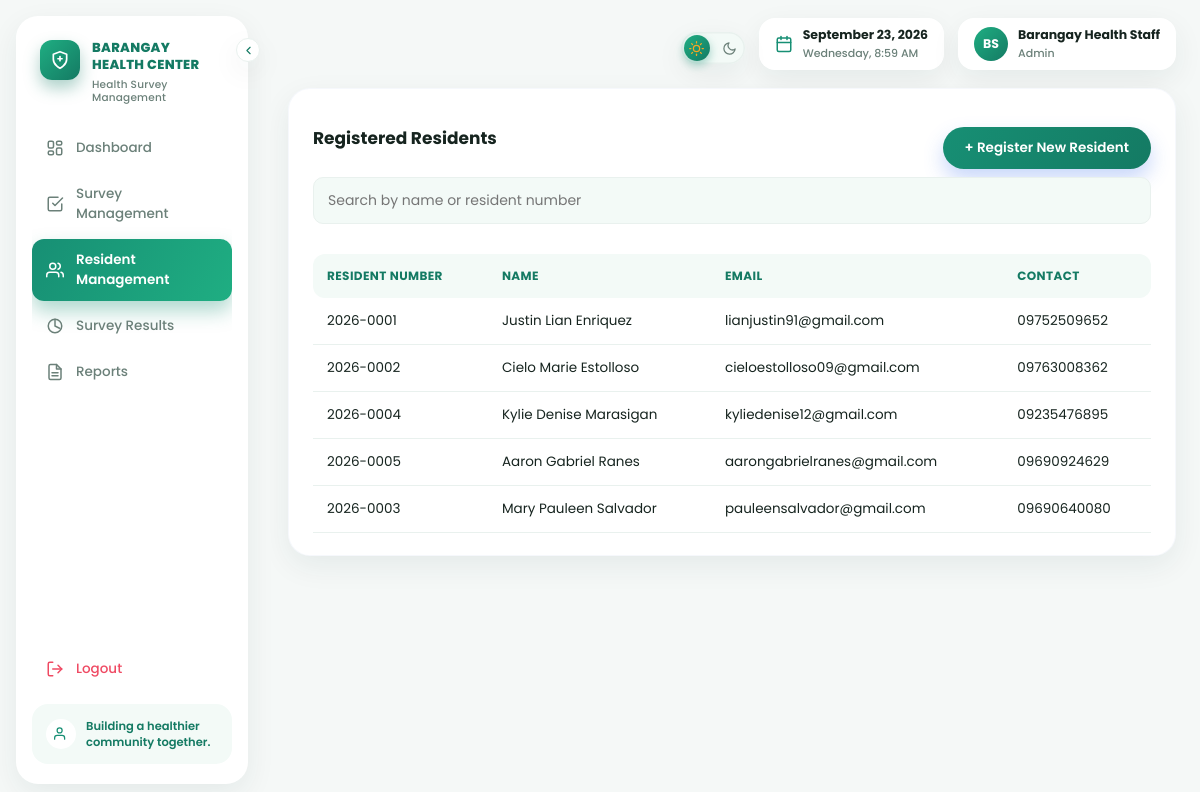
The app's page /staff/resident_management.php (signed in) with its own data.
### tables this page shows
CREATE TABLE residents (
    resident_id INT AUTO_INCREMENT PRIMARY KEY,
    resident_number VARCHAR(20) NOT NULL UNIQUE,
    first_name VARCHAR(50) NOT NULL,
    last_name VARCHAR(50) NOT NULL,
    email VARCHAR(100),
    contact_number VARCHAR(20),
    address VARCHAR(150),
    password VARCHAR(255) NOT NULL,
    is_first_login TINYINT(1) NOT NULL DEFAULT 1,
    created_at TIMESTAMP DEFAULT CURRENT_TIMESTAMP
);

### includes/functions.php (called while the page is built, shortened)
<?php
function e($string) {
    return htmlspecialchars($string ?? "", ENT_QUOTES, "UTF-8");
}
?>

### staff/resident_management.php (the view, shortened to what this page needs)
<?php
require_once __DIR__ . "/../includes/functions.php";
$search = isset($_GET["search"]) ? trim($_GET["search"]) : "";
if ($search !== "") {
    $like = "%" . $search . "%";
    $stmt = $conn->prepare("SELECT resident_id, resident_number, first_name, last_name, email, contact_number FROM residents WHERE resident_number LIKE ? OR first_name LIKE ? OR last_name LIKE ? ORDER BY last_name");
    $stmt->bind_param("sss", $like, $like, $like);
    $stmt->execute();
    $residents = $stmt->get_result();
} else {
    $residents = $conn->query("SELECT resident_id, resident_number, first_name, last_name, email, contact_number FROM residents ORDER BY last_name");
}
?>
<!DOCTYPE html>
<html lang="en">
<head>
<link rel="stylesheet" href="../assets/css/style.css">
</head>
<body>
<?php include __DIR__ . "/../includes/staff_nav.php"; ?>
<div class="container">
<?php include __DIR__ . "/../includes/staff_topbar.php"; ?>
    <div class="card card-resident">
        <div style="display:flex; justify-content:space-between; align-items:center;">
            <h2>Registered Residents</h2>
            <a class="btn" href="register.php">+ Register New Resident</a>
        </div>
        <form method="GET" style="margin-bottom:16px;">
            <input type="text" name="search" placeholder="Search by name or resident number" value="<?= e($search) ?>">
        </form>
        <div class="table-scroll">
        <table>
            <tr><th>Resident Number</th><th>Name</th><th>Email</th><th>Contact</th></tr>
            <?php while ($r = $residents->fetch_assoc()): ?>
            <tr>
                <td><?= e($r["resident_number"]) ?></td>
                <td><?= e($r["first_name"] . " " . $r["last_name"]) ?></td>
                <td><?= e($r["email"]) ?></td>
                <td><?= e($r["contact_number"]) ?></td>
            </tr>
            <?php endwhile; ?>
        </table>
        </div>
    </div>
</div>
</body>
</html>

### includes/staff_nav.php (shortened to what this page needs)
<?php
$current_page = basename($_SERVER["PHP_SELF"]);
function nav_active($page, $current_page) {
    return $page === $current_page ? " active" : "";
}
?>
<div class="sidebar<?= isset($no_print_nav) && $no_print_nav ? " no-print" : "" ?>">
    <button type="button" class="sidebar-toggle" id="sidebarToggle" onclick="toggleSidebar()" aria-label="Collapse sidebar" title="Collapse sidebar">
        <svg viewBox="0 0 24 24" fill="none" stroke="currentColor" stroke-width="2" stroke-linecap="round" stroke-linejoin="round"><polyline points="15 18 9 12 15 6"/></svg>
    </button>
    <div class="sidebar-brand">
        <span class="logo-badge">
            <svg viewBox="0 0 24 24" fill="none" stroke="currentColor" stroke-width="2" stroke-linecap="round" stroke-linejoin="round"><path d="M12 22s8-4 8-11V5l-8-3-8 3v6c0 7 8 11 8 11z"/><path d="M12 8v5"/><path d="M9.5 10.5h5"/></svg>
        </span>
        <span class="sidebar-brand-text label">
            BARANGAY<br>HEALTH CENTER
            <small>Health Survey Management</small>
        </span>
    </div>
    <nav class="sidebar-links">
        <a class="<?= trim(nav_active("dashboard.php", $current_page)) ?>" href="dashboard.php" title="Dashboard">
            <span class="ic"></span>
            <span class="label">Dashboard</span>
        </a>
        <a class="<?= trim(nav_active("survey_management.php", $current_page) . " " . nav_active("survey_add.php", $current_page) . " " . nav_active("survey_edit.php", $current_page)) . " " . nav_active("question_management.php", $current_page)?>" href="survey_management.php" title="Survey Management">
            <span class="ic"><svg viewBox="0 0 24 24" fill="none" stroke="currentColor" stroke-width="2" stroke-linecap="round" stroke-linejoin="round"><path d="M9 11l3 3L22 4"/><path d="M21 12v7a2 2 0 0 1-2 2H5a2 2 0 0 1-2-2V5a2 2 0 0 1 2-2h11"/></svg></span>
            <span class="label">Survey Management</span>
        </a>
        <a class="<?= trim(nav_active("resident_management.php", $current_page) . nav_active("register.php", $current_page)) ?>" href="resident_management.php" title="Resident Management">
            <span class="ic"><svg viewBox="0 0 24 24" fill="none" stroke="currentColor" stroke-width="2" stroke-linecap="round" stroke-linejoin="round"><path d="M17 21v-2a4 4 0 0 0-4-4H5a4 4 0 0 0-4 4v2"/><circle cx="9" cy="7" r="4"/><path d="M23 21v-2a4 4 0 0 0-3-3.87"/><path d="M16 3.13a4 4 0 0 1 0 7.75"/></svg></span>
            <span class="label">Resident Management</span>
        </a>
        <a class="<?= trim(nav_active("results.php", $current_page)) ?>" href="results.php" title="Survey Results">
            <span class="ic"><svg viewBox="0 0 24 24" fill="none" stroke="currentColor" stroke-width="2" stroke-linecap="round" stroke-linejoin="round"><circle cx="12" cy="12" r="9"/><path d="M12 3v9l6 3"/></svg></span>
            <span class="label">Survey Results</span>
        </a>
        <a class="<?= trim(nav_active("reports.php", $current_page)) ?>" href="reports.php" title="Reports">
            <span class="ic"><svg viewBox="0 0 24 24" fill="none" stroke="currentColor" stroke-width="2" stroke-linecap="round" stroke-linejoin="round"><path d="M14 2H6a2 2 0 0 0-2 2v16a2 2 0 0 0 2 2h12a2 2 0 0 0 2-2V8z"/><polyline points="14 2 14 8 20 8"/><line x1="16" y1="13" x2="8" y2="13"/><line x1="16" y1="17" x2="8" y2="17"/></svg></span>
            <span class="label">Reports</span>
        </a>
    </nav>
    <a class="logout-link" href="logout.php" title="Logout">
        <span class="ic"><svg viewBox="0 0 24 24" fill="none" stroke="currentColor" stroke-width="2" stroke-linecap="round" stroke-linejoin="round"><path d="M9 21H5a2 2 0 0 1-2-2V5a2 2 0 0 1 2-2h4"/><polyline points="16 17 21 12 16 7"/><line x1="21" y1="12" x2="9" y2="12"/></svg></span>
        <span class="label">Logout</span>
    </a>
    <div class="sidebar-footer">
        <span class="sidebar-footer-ic">
            <svg viewBox="0 0 24 24" fill="none" stroke="currentColor" stroke-width="2" stroke-linecap="round" stroke-linejoin="round"><path d="M17 21v-2a4 4 0 0 0-4-4H5a4 4 0 0 0-4 4v2"/><circle cx="9" cy="7" r="4"/></svg>
        </span>
        <span class="label">Building a healthier<br>community together.</span>
    </div>
</div>

### includes/staff_topbar.php (shortened to what this page needs)
<?php
$staff_initials = "S";
if (isset($_SESSION["staff_name"])) {
    $parts = preg_split('/\s+/', trim($_SESSION["staff_name"]));
    $staff_initials = strtoupper(substr($parts[0], 0, 1) . (count($parts) > 1 ? substr(end($parts), 0, 1) : ""));
}
?>
<div class="topbar no-print">
    <div class="topbar-right">
        <button type="button" class="theme-switch" onclick="toggleTheme()" aria-label="Toggle dark mode" title="Toggle dark mode">
            <span class="theme-switch-icon sun">
            </span>
            <span class="theme-switch-thumb"></span>
            <span class="theme-switch-icon moon">
                <svg viewBox="0 0 24 24" fill="none" stroke="currentColor" stroke-width="2" stroke-linecap="round" stroke-linejoin="round"><path d="M21 12.79A9 9 0 1 1 11.21 3 7 7 0 0 0 21 12.79z"/></svg>
            </span>
        </button>
        <div class="topbar-datetime" id="staffClock">
            <svg viewBox="0 0 24 24" fill="none" stroke="currentColor" stroke-width="2" stroke-linecap="round" stroke-linejoin="round"><rect x="3" y="4" width="18" height="18" rx="2"/><line x1="16" y1="2" x2="16" y2="6"/><line x1="8" y1="2" x2="8" y2="6"/><line x1="3" y1="10" x2="21" y2="10"/></svg>
            <div>
                <strong id="staffClockDate"><?= date("F j, Y") ?></strong>
                <small id="staffClockTime"><?= date("l, g:i A") ?></small>
            </div>
        </div>
        <?php if (isset($_SESSION["staff_name"])): ?>
        <div class="topbar-profile">
            <span class="avatar"><?= e($staff_initials) ?></span>
            <div>
                <strong><?= e($_SESSION["staff_name"]) ?></strong>
                <small><?= e(ucfirst($_SESSION["staff_role"] ?? "staff")) ?></small>
            </div>
        </div>
        <?php endif; ?>
    </div>
</div>

### records on screen
residents: resident_number "2026-0001", first_name+last_name "Justin Lian Enriquez", email "lianjustin91@gmail.com", contact_number "09752509652"
residents: resident_number "2026-0002", first_name+last_name "Cielo Marie Estolloso", email "cieloestolloso09@gmail.com", contact_number "09763008362"
residents: resident_number "2026-0004", first_name+last_name "Kylie Denise Marasigan", email "kyliedenise12@gmail.com", contact_number "09235476895"
residents: resident_number "2026-0005", first_name+last_name "Aaron Gabriel Ranes", email "aarongabrielranes@gmail.com", contact_number "09690924629"
residents: resident_number "2026-0003", first_name+last_name "Mary Pauleen Salvador", email "pauleensalvador@gmail.com", contact_number "09690640080"

### other values on screen
$staff_initials "BS"
$_SESSION["staff_name"] "Barangay Health Staff"
$_SESSION["staff_role"] "Admin"
